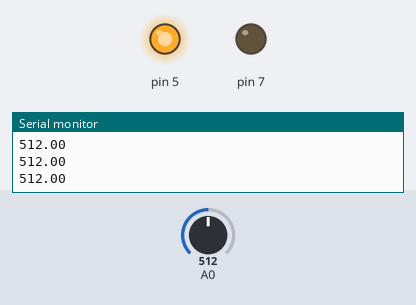
Bench run of a sketch on a simulated Arduino Uno, built with avr-gcc and run on an emulated ATmega328P. Shown: output pins drawn as LEDs (lit = HIGH), the last lines printed to the serial monitor. The inputs (shaded band) are chosen by the test bench; at power-on: A0 = 512.

Above: at 1.2 s.
1.3 s: A0 set to 483
At 1.6 s:
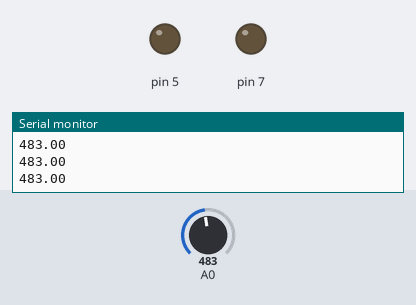
2.8 s: A0 set to 710
At 3.9 s:
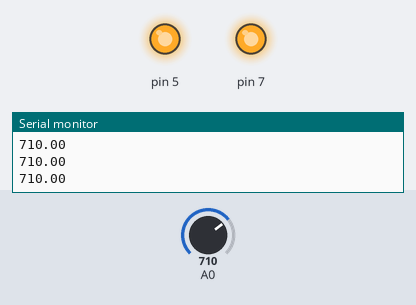
4.3 s: A0 set to 692
At 4.9 s:
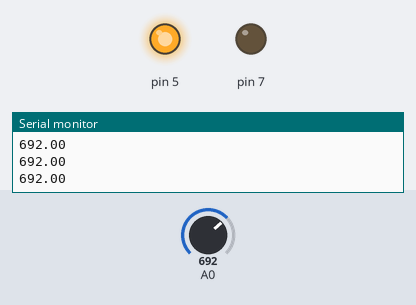
5.8 s: A0 set to 716
At 6.3 s:
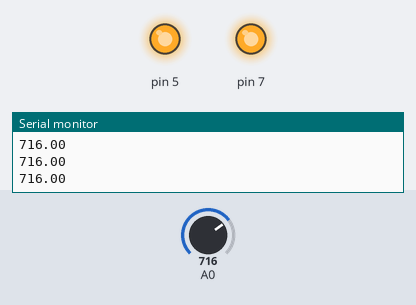
Timing chart, 0 to 8.3 s (numbered marks = the images above; inputs shaded):
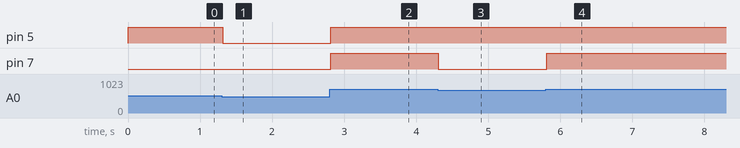

Measured:
- the behaviour switches between 501 and 500 on A0 (found by bisection; images 0 and 1)
- the behaviour switches between 701 and 700 on A0 (found by bisection; images 2 and 3)
- after the input at 1.3 s, pin 5: HIGH → LOW at once
- after the input at 2.8 s, pin 5, pin 7: LOW → HIGH at once
- after the input at 4.3 s, pin 7: HIGH → LOW at once
- after the input at 5.8 s, pin 7: LOW → HIGH at once

The sketch:

lab4.ino
```cpp
// C++ code
//
void setup()
{
  pinMode(7, OUTPUT);
  pinMode(5, OUTPUT);
  pinMode(A0, INPUT);
  Serial.begin(9600);
}

void loop(){
  float val=analogRead(A0);
    Serial.println(val);
  if(val>500){
    digitalWrite(5,HIGH);
  }else{
    digitalWrite(5,LOW);
  }
  if(val>700){
    digitalWrite(7,HIGH);
  }else{
    digitalWrite(7,LOW);
  }
}
```
